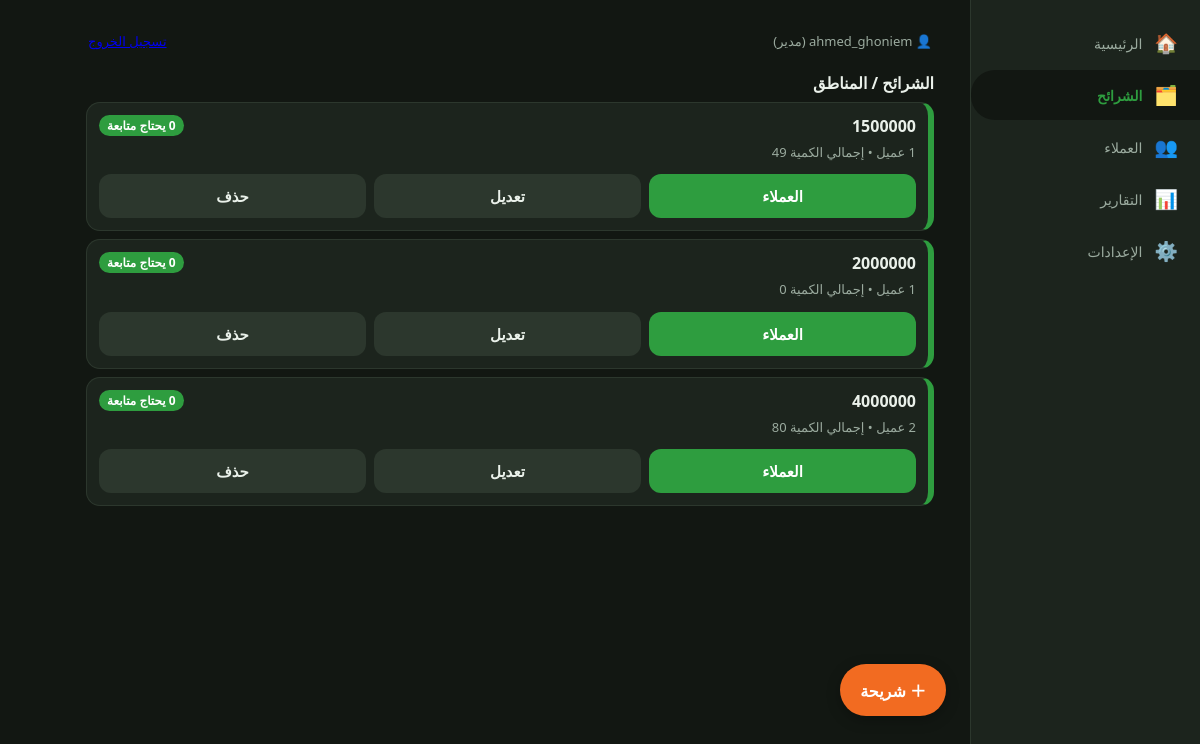
/regions/ (signed in), run on the app's committed database.
### feed/models.py (models this page shows, shortened)
class Region(models.Model):
    name = models.CharField("اسم الشريحة", max_length=120, unique=True)
    created_at = models.DateTimeField(auto_now_add=True)
    class Meta:
        ordering = ["name"]

### feed/views.py (the view)
# urls.py: path("regions/", v.regions, name="regions"),
@login_required
def regions(request):
    rows = []
    for r in Region.objects.all():
        cs = r.customers.with_last_tx()
        qty = FeedTransaction.objects.filter(customer__region=r).aggregate(q=Sum("quantity"))["q"] or 0
        need = sum(1 for c in cs if c.last_tx and c.last_tx.status != "ok")
        rows.append({"r": r, "n": len(cs), "qty": qty, "need": need})
    return render(request, "feed/regions.html", {"rows": rows})

### feed/context.py (called while the page is built)
def branding(request):
    role = get_role(request.user) if request.user.is_authenticated else None
    return {
        "app": AppSettings.get(),
        "APP_NAME_AR": settings.APP_NAME_AR,
        "APP_NAME_EN": settings.APP_NAME_EN,
        "CONTACT_NAME": settings.CONTACT_NAME,
        "CONTACT_PHONE": settings.CONTACT_PHONE,
        "role": role,
        "can_edit": role in ("edit", "admin"),
        "can_admin": role == "admin",
    }

### feed/models.py (called while the page is built)
def get_role(user):
    if not user.is_authenticated:
        return None
    if user.is_superuser:
        return Profile.ROLE_ADMIN
    profile, _ = Profile.objects.get_or_create(user=user, defaults={"role": Profile.ROLE_VIEW})
    return profile.role

    def with_last_tx(self):
        last_id = FeedTransaction.objects.filter(customer=OuterRef("pk")).order_by("-date", "-id").values("id")[:1]
        customers = list(self.annotate(_last_tx_id=Subquery(last_id)))
        tx_ids = [c._last_tx_id for c in customers if c._last_tx_id]
        tx_by_id = FeedTransaction.objects.in_bulk(tx_ids)
        for c in customers:
            c._last_tx_cache = tx_by_id.get(c._last_tx_id)
        return customers

    @property
    def last_tx(self):
        if hasattr(self, "_last_tx_cache"):
            return self._last_tx_cache
        return self.transactions.order_by("-date", "-id").first()

    @property
    def days_left(self):
        return (self.due_date - timezone.localdate()).days

    @property
    def status(self):
        d = self.days_left
        if d < 0:
            return "late"
        if d == 0:
            return "due"
        return "soon" if d <= AppSettings.get().threshold else "ok"

    @classmethod
    def get(cls):
        obj = cache.get(APP_SETTINGS_CACHE_KEY)
        if obj is None:
            obj = cls.objects.get_or_create(pk=1)[0]
            cache.set(APP_SETTINGS_CACHE_KEY, obj, 300)
        return obj

    @property
    def days_list(self):
        return [int(x) for x in re.findall(r"\d+", self.notify_days)] or [7, 3, 1]

    @property
    def threshold(self):
        return max(self.days_list)

### feed/templates/feed/regions.html
{% extends "feed/base.html" %}
{% block content %}<h2>الشرائح / المناطق</h2>
{% for x in rows %}<div class="cd"><div class="t"><span>{{ x.r.name }}</span><span class="tag {% if x.need %}soon{% endif %}">{{ x.need }} يحتاج متابعة</span></div>
<div class="m">{{ x.n }} عميل • إجمالي الكمية {{ x.qty|floatformat:"-2" }}</div>
<div class="row"><a class="btn" href="{% url 'customers' %}?r={{ x.r.pk }}">العملاء</a>
{% if can_edit %}<a class="btn sec" href="{% url 'region_edit' x.r.pk %}">تعديل</a>
<a class="btn sec" href="{% url 'delete' 'region' x.r.pk %}">حذف</a>{% endif %}</div></div>
{% empty %}<div class="em">لا توجد شرائح. أضف أول شريحة (مثال: الطريق الدولي الساحلي)</div>{% endfor %}
{% if can_edit %}<a class="fab" href="{% url 'region_new' %}">＋ شريحة</a>{% endif %}{% endblock %}

### feed/templates/feed/base.html (shortened to what this page needs)
{% load static %}<!DOCTYPE html>
<html lang="ar" dir="rtl"><head><meta charset="utf-8">
<link rel="stylesheet" href="{% static 'feed/style.css' %}"></head>
<body class="{% if app.dark_mode %}dark{% endif %}">
{% with n=request.resolver_match.url_name %}
<main id="app">
<div class="topbar"><span>👤 {{ request.user.username }}{% if role == "admin" %} (مدير){% elif role == "edit" %} (تعديل){% elif role == "view" %} (مشاهدة){% endif %}</span><a href="{% url 'logout' %}">تسجيل الخروج</a></div>
{% block content %}{% endblock %}
</main>
<nav>
<a href="{% url 'dashboard' %}" class="{% if n == 'dashboard' %}on{% endif %}"><i>🏠</i>الرئيسية</a>
<a href="{% url 'regions' %}" class="{% if 'region' in n %}on{% endif %}"><i>🗂️</i>الشرائح</a>
<a href="{% url 'customers' %}" class="{% if 'customer' in n or 'tx' in n %}on{% endif %}"><i>👥</i>العملاء</a>
<a href="{% url 'report' %}" class="{% if n == 'report' %}on{% endif %}"><i>📊</i>التقارير</a>
{% if can_admin %}<a href="{% url 'settings' %}" class="{% if n == 'settings' or n == 'users' or n == 'user_new' or n == 'user_edit' %}on{% endif %}"><i>⚙️</i>الإعدادات</a>{% endif %}
</nav>{% endwith %}
</body></html>

### feed/static/feed/style.css (style rules this page uses)
:root { --bg:#f3f6f2;--cd:#fff;--tx:#1c2a1e;--mu:#65756a;--bd:#dfe6de;--g:#2e9d3f;--o:#f26b21;--ok:#2e9d3f;--wa:#d9a400;--du:#d93025;--la:#444 }
body.dark { --bg:#121712;--cd:#1c241d;--tx:#eaf1ea;--mu:#9bab9f;--bd:#2c372d;--la:#8a8a8a }
* { box-sizing:border-box }
body { margin:0;background:var(--bg);color:var(--tx);font-family:system-ui,"Segoe UI",Tahoma,Arial,sans-serif;padding-bottom:80px }
#app { max-width:680px;margin:auto;padding:12px }
h2 { font-size:16px;margin:18px 0 8px }
.cd,.card { background:var(--cd);border:1px solid var(--bd);border-radius:14px;padding:12px;margin:8px 0 }
.cd { border-inline-start:6px solid var(--ok) }
.t { display:flex;justify-content:space-between;gap:8px;font-weight:700 }
.m { color:var(--mu);font-size:13px;margin-top:4px;line-height:1.8 }
.tag { font-size:12px;padding:2px 8px;border-radius:99px;color:#fff;background:var(--ok);white-space:nowrap;height:fit-content }
.row { display:flex;gap:8px;margin-top:10px;flex-wrap:wrap }
.btn { flex:1;min-width:90px;border:0;border-radius:12px;padding:12px;font-size:15px;font-weight:700;background:var(--g);color:#fff;cursor:pointer;text-align:center;text-decoration:none;display:block;font-family:inherit }
.btn.sec { background:var(--bd);color:var(--tx) }
nav { position:fixed;bottom:0;inset-inline:0;background:var(--cd);border-top:1px solid var(--bd);display:flex;z-index:5 }
nav a { flex:1;text-align:center;padding:10px 2px;font-size:12px;color:var(--mu);text-decoration:none }
nav a i { display:block;font-style:normal;font-size:20px }
nav a.on { color:var(--g);font-weight:700 }
.fab { position:fixed;bottom:84px;inset-inline-start:16px;background:var(--o);color:#fff;border-radius:99px;padding:14px 20px;font-size:16px;font-weight:700;box-shadow:0 4px 14px #0004;z-index:4;text-decoration:none }
.topbar { display:flex;justify-content:space-between;align-items:center;font-size:13px;color:var(--mu);padding:4px 2px }
@media (min-width:880px) { body { padding-bottom:0 } }
@media (min-width:880px) { nav { position:fixed;inset-inline-start:0;top:0;bottom:0;inset-inline-end:auto;width:230px;flex-direction:column; border-top:0;border-inline-end:1px solid var(--bd);align-items:stretch;justify-content:flex-start;padding-top:18px;gap:2px } }
@media (min-width:880px) { nav a { flex:none;display:flex;align-items:center;gap:12px;text-align:start;padding:12px 22px;font-size:14px;border-radius:24px 0 0 24px } }
@media (min-width:880px) { nav a.on { background:var(--bg) } }
@media (min-width:880px) { nav a i { font-size:19px } }
@media (min-width:880px) { #app { max-width:920px;margin-inline-start:230px;margin-inline-end:auto;padding:28px 36px } }
@media (min-width:880px) { .fab { inset-inline-start:254px } }

### data on the page
Region: r.name "1500000", need "0", qty "49"
Region: r.name "2000000", need "0", qty "0"
Region: r.name "4000000", need "0", qty "80"

### other printed values
{{ request.user.username }} "ahmed_ghoniem"
